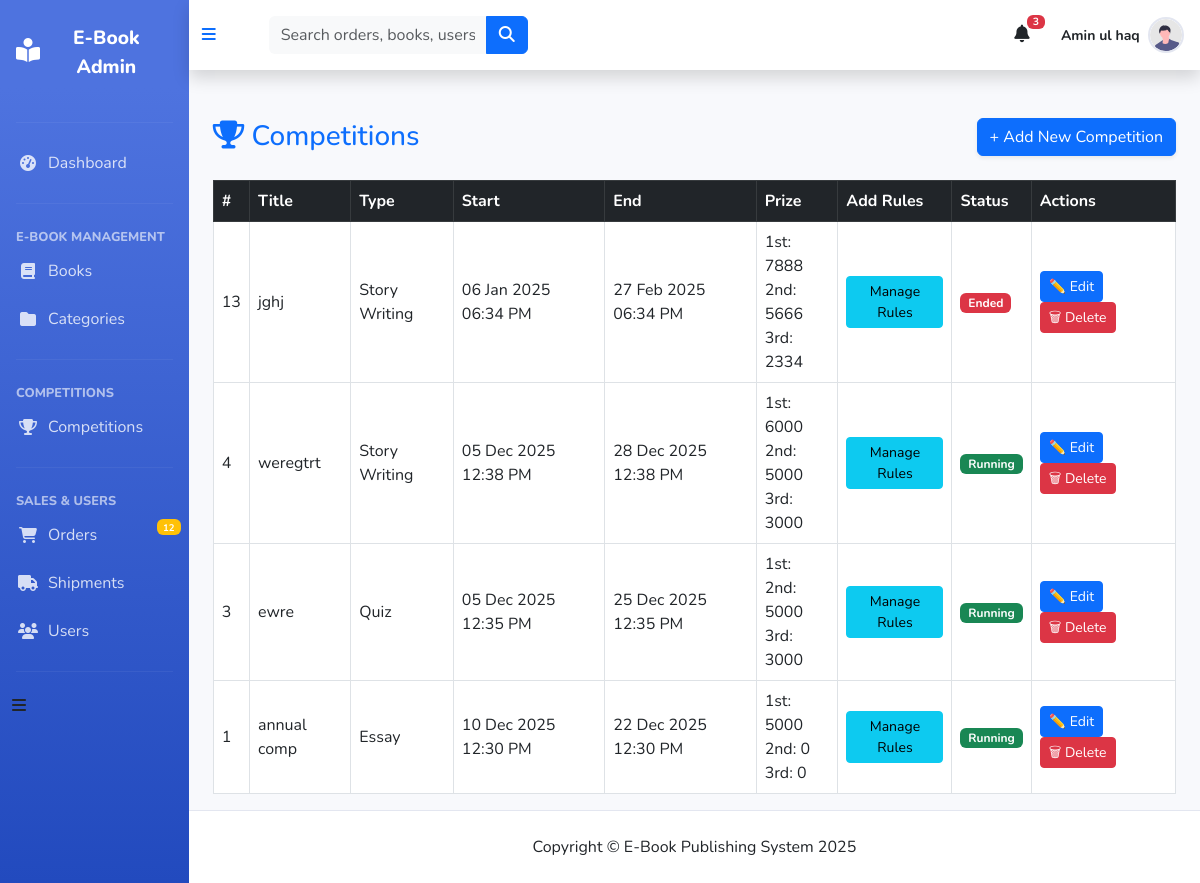
Screenshot of /admin_panel/competition_list.php (signed in) with the database file from the repository.
### tables this page shows
CREATE TABLE `competitions` (
  `id` int(11) NOT NULL,
  `title` varchar(255) DEFAULT NULL,
  `type` varchar(100) NOT NULL,
  `start_datetime` datetime DEFAULT NULL,
  `end_datetime` datetime DEFAULT NULL,
  `description` text DEFAULT NULL,
  `image` varchar(255) DEFAULT NULL,
  `first_prize` varchar(255) DEFAULT NULL,
  `second_prize` varchar(100) DEFAULT NULL,
  `third_prize` varchar(100) DEFAULT NULL,
  `created_at` timestamp NOT NULL DEFAULT current_timestamp(),
  `max_participants` int(11) DEFAULT 100,
  `timer_duration` int(11) DEFAULT 0 COMMENT 'For essay: 3 hours in minutes (180)',
  `winner_user_id` int(11) DEFAULT NULL,
  `winner_announced_date` date DEFAULT NULL
);

### admin_panel/competition_list.php (the view, shortened to what this page needs)
<?php
include('includes/nav.php');
$sql = "SELECT * FROM competitions ORDER BY id DESC";
$res = mysqli_query($con, $sql);
?>
<div class="container-fluid pt-4 px-4">
    <div class="d-flex justify-content-between align-items-center mb-4">
        <h3 class="text-primary mb-0"><i class="fa fa-trophy"></i> Competitions</h3>
        <button class="btn btn-primary shadow-sm" data-bs-toggle="modal" data-bs-target="#addCompetitionModal">
            + Add New Competition
        </button>
    </div>
    <div class="table-responsive">
        <table class="table table-bordered table-hover align-middle">
            <thead class="table-dark">
                <tr>
                    <th>#</th>
                    <th>Title</th>
                    <th>Type</th>
                    <th>Start</th>
                    <th>End</th>
                    <th>Prize</th>
                    <th>Add Rules</th>
                    <th>Status</th>
                    <th width="15%">Actions</th>
                </tr>
            </thead>
            <tbody>
                <?php
                if(mysqli_num_rows($res) == 0){
                    echo "<tr><td colspan='7' class='text-center text-muted'>No competitions found.</td></tr>";
                } else {
                    while($row = mysqli_fetch_assoc($res)){
                        $now = date("Y-m-d H:i:s");
                        $start = $row['start_datetime'];
                        $end   = $row['end_datetime'];
                if ($now < $start) {
                    $status = "<span class='badge bg-primary'>Upcoming</span>";
                }
                elseif ($now >= $start && $now <= $end) {
                    $status = "<span class='badge bg-success'>Running</span>";
                }
                else {
                    $status = "<span class='badge bg-danger'>Ended</span>";
                }
                ?>
                <tr>
                    <td><?= $row['id'] ?></td>
                    <td><?= $row['title'] ?></td>
                    <td><?= $row['type'] ?></td>
                    <td><?= date("d M Y h:i A", strtotime($row['start_datetime'])) ?></td>
                    <td><?= date("d M Y h:i A", strtotime($row['end_datetime'])) ?></td>
                    <td>
                        1st: <?= $row['first_prize'] ?><br>
                        2nd: <?= $row['second_prize'] ?><br>
                        3rd: <?= $row['third_prize'] ?>
                    </td>
                    <td>
                        <a href="manage_rules.php?competition_id=<?= $row['id'] ?>" class="btn btn-sm btn-info">
                            Manage Rules
                        </a>
                    </td>
                    <td><?= $status ?></td>
                    <td>
                        <a href="#" class="btn btn-primary btn-sm editBtn" data-id="<?= $row['id']; ?>"
                            data-title="<?= $row['title']; ?>" data-type="<?= $row['type']; ?>"
                            data-start="<?= $row['start_datetime']; ?>" data-end="<?= $row['end_datetime']; ?>"
                            data-desc="<?= htmlspecialchars($row['description']); ?>"
                            data-first="<?= $row['first_prize']; ?>" data-second="<?= $row['second_prize']; ?>"
                            data-third="<?= $row['third_prize']; ?>" data-bs-toggle="modal"
                            data-bs-target="#editCompetitionModal">
                            ✏️ Edit
                        </a>
                        <a href="delete_competition.php?id=<?= $row['id'] ?>" class="btn btn-sm btn-danger"
                            onclick="return confirm('Delete this competition?')">🗑 Delete</a>
                    </td>
                </tr>
                <?php }} ?>
            </tbody>
        </table>
    </div>
</div>
<?php include('includes/footer.php'); ?>

### admin_panel/includes/nav.php (style rules this page uses)
:root { --primary: #4e73df; --primary-dark: #224abe; --gray-100: #f8f9fc; --gray-600: #858796; }
body { font-family: 'Nunito', sans-serif; background-color: var(--gray-100); padding-top: 0; }

### rows the page displays
competitions: id "13", title "jghj", type "Story Writing", start_datetime "06 Jan 2025 06:34 PM", end_datetime "27 Feb 2025 06:34 PM", first_prize "7888", second_prize "5666", third_prize "2334", shows "Ended"
competitions: id "4", title "weregtrt", type "Story Writing", start_datetime "05 Dec 2025 12:38 PM", end_datetime "28 Dec 2025 12:38 PM", first_prize "6000", second_prize "5000", third_prize "3000", shows "Running"
competitions: id "3", title "ewre", type "Quiz", start_datetime "05 Dec 2025 12:35 PM", end_datetime "25 Dec 2025 12:35 PM", second_prize "5000", third_prize "3000", shows "Running"
competitions: id "1", title "annual comp", type "Essay", start_datetime "10 Dec 2025 12:30 PM", end_datetime "22 Dec 2025 12:30 PM", first_prize "5000", second_prize "0", third_prize "0", shows "Running"

### other values shown
$admin_name "Amin ul haq"
